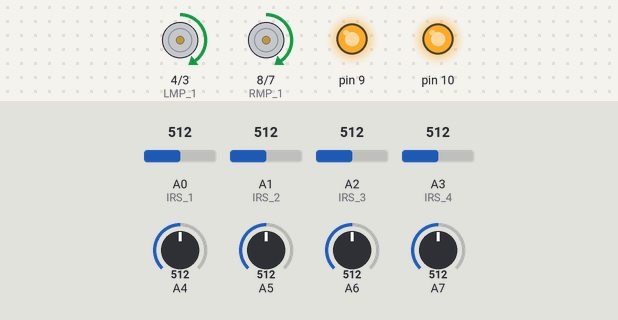
This sketch was run on a simulated Arduino Nano, built with avr-gcc and run on an emulated ATmega328P. Shown: motor-driver pin pairs drawn as motors (green arrow = first pin HIGH = forward, orange = second pin HIGH = backward, longer = more drive, scaled by the enable pin), output pins drawn as LEDs (lit = HIGH). The test bench sets the inputs (shaded band); at power-on: A0 (IRS_1) = 512, A2 (IRS_3) = 512, A1 (IRS_2) = 512, A3 (IRS_4) = 512, A4 = 512, A5 = 512, A6 = 512, A7 = 512.

Above: at 1.2 s.
1.3 s: A0 (IRS_1) set to 213
2.8 s: A0 (IRS_1) set to 191
At 3.3 s:
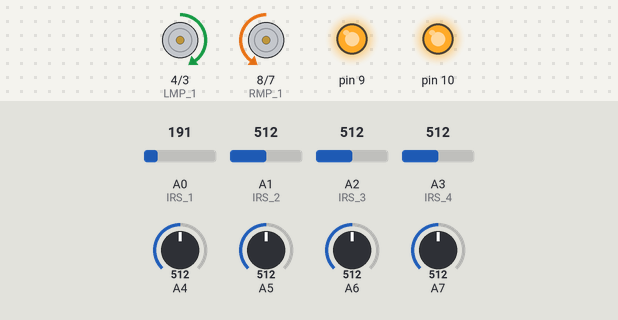
4.3 s: A0 (IRS_1) set to 306
At 5.5 s:
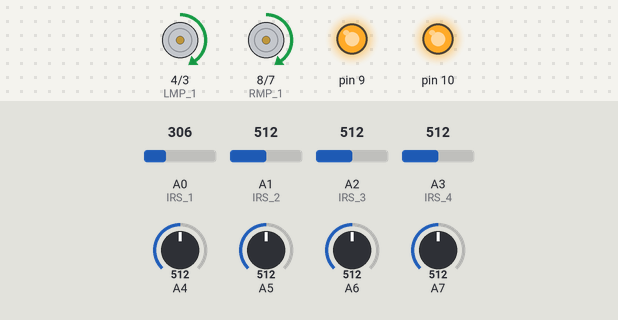
5.8 s: A2 (IRS_3) set to 211
7.3 s: A2 (IRS_3) set to 183
At 7.9 s:
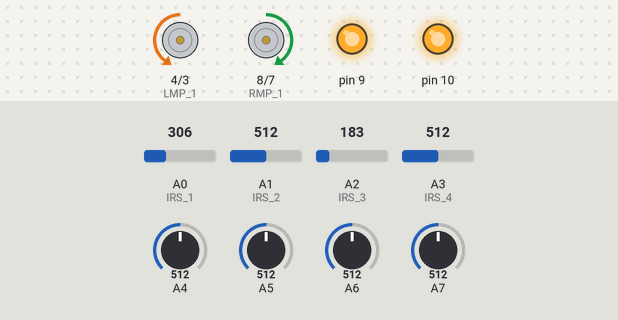
8.8 s: A2 (IRS_3) set to 306
At 10.2 s:
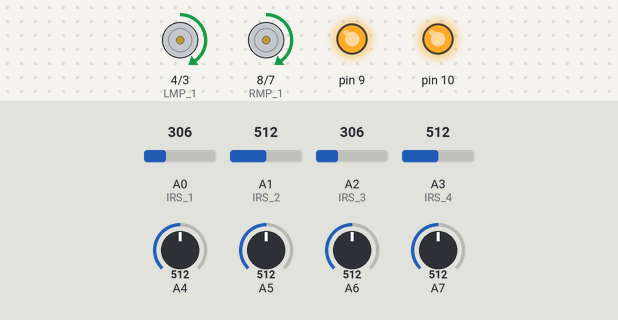
Timing chart, 0 to 11.3 s (numbered marks = the images above; inputs shaded):
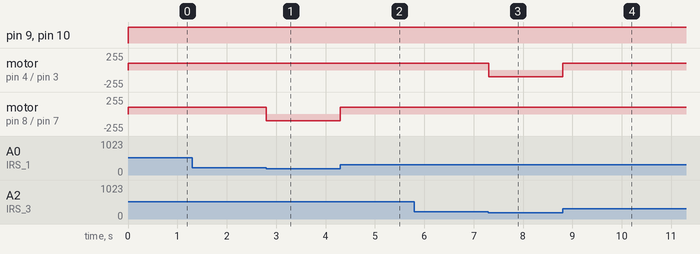

Measured:
- the behaviour switches between 200 and 199 on A0 (IRS_1) (found by bisection; images 0 and 1)
- the behaviour switches between 200 and 199 on A2 (IRS_3) (found by bisection; images 2 and 3)
- after the input at 1.3 s, every drawn part: stays the same
- after the input at 2.8 s, motor on pin 8 (RMP_1) / pin 7 (RMP_2): forward 100/255 → backward 100/255 at once
- after the input at 4.3 s, motor on pin 8 (RMP_1) / pin 7 (RMP_2): backward 100/255 → forward 100/255 at once
- after the input at 5.8 s, every drawn part: stays the same
- after the input at 7.3 s, motor on pin 4 (LMP_1) / pin 3 (LMP_2): forward 100/255 → backward 100/255 at once
- after the input at 8.8 s, motor on pin 4 (LMP_1) / pin 3 (LMP_2): backward 100/255 → forward 100/255 at once

The sketch:

4sensor.ino
```cpp
#define IRS_1 A0
#define IRS_2 A1
#define IRS_3 A2
#define IRS_4 A3
// #define IRS_L A6
// #define IRS_R A7
#define MS 100  // motor speed

//right motor
const int enRM = 6;
const int RMP_1 = 8;
const int RMP_2 = 7;

//left motor
const int enLM = 5;
const int LMP_1 = 4;
const int LMP_2 = 3;


void setup() {
  // put your setup code here, to run once:
  pinMode(3, OUTPUT);
  pinMode(4, OUTPUT);
  pinMode(5, OUTPUT);
  pinMode(6, OUTPUT);
  pinMode(7, OUTPUT);
  pinMode(8, OUTPUT);


  pinMode(9, OUTPUT);
  pinMode(10, OUTPUT);


  MR(0, 0);
}


void loop() {
  //IR SENSOR READINGS
  int IR_1_reading = analogRead(IRS_1);
  int IR_2_reading = analogRead(IRS_2);
  int IR_3_reading = analogRead(IRS_3);
  int IR_4_reading = analogRead(IRS_4);


  int x = 200;

  //BLACK LINE
  if (IR_1_reading < x && IR_2_reading < x && IR_3_reading < x && IR_4_reading < x) {
    MR(MS, MS);
  }
  //BLACK LEFT
  else if (IR_1_reading < x && IR_2_reading >= x && IR_3_reading < x && IR_4_reading < x) {
    MR(-MS, MS);
  }
  //BLACK RIGHT
  else if (IR_1_reading < x && IR_2_reading < x && IR_3_reading >= x && IR_4_reading < x) {
    MR(MS, -MS);
  }


  //WHITE LINE
  else if (IR_1_reading >= x && IR_2_reading >= x && IR_3_reading >= x && IR_4_reading >= x) {
    MR(MS, MS);
  }
  //WHITE LINE LEFT
  else if (IR_1_reading >= x && IR_2_reading < x && IR_3_reading >= x && IR_4_reading >= x) {
    MR(-MS, MS);
  }
  //WHITE LINE RIGHT
  else if (IR_1_reading >= x && IR_2_reading >= x && IR_3_reading < x && IR_4_reading >= x) {
    MR(MS, -MS);
  }


  // BLACK WHITE EDGE FOLLOWER
  else if (IR_1_reading >= x && IR_2_reading >= x && IR_3_reading < x && IR_4_reading < x) {
    MR(MS, MS);
  }
  //BLACK WHITE EDGE FOLLOWER (LEFT)
  else if (IR_1_reading >= x && IR_2_reading < x && IR_3_reading < x && IR_4_reading < x) {
    MR(-MS, MS);
  }
  //BLACK WHITE EDGE FOLLOWER (RIGHT)
  else if (IR_1_reading >= x && IR_2_reading >= x && IR_3_reading >= x && IR_4_reading < x) {
    MR(MS, -MS);
  }


  // WHITE BLACK EDGE FOLLOWER
  else if (IR_1_reading < x && IR_2_reading < x && IR_3_reading >= x && IR_4_reading >= x) {
    MR(MS, MS);
  }
  //WHITE BLACK EDGE FOLLOWER (LEFT)
  else if (IR_1_reading < x && IR_2_reading >= x && IR_3_reading >= x && IR_4_reading >= x) {
    MR(-MS, MS);
  }
  //WHITE BLACK EDGE FOLLOWER (RIGHT)
  else if (IR_1_reading < x && IR_2_reading < x && IR_3_reading < x && IR_4_reading >= x) {
    MR(MS, -MS);
  }


  // TROUBLESHOOTING

  else if (IR_1_reading < x && IR_2_reading >= x && IR_3_reading < x && IR_4_reading >= x) {
    MR(MS, MS);
  } else if (IR_1_reading >= x && IR_2_reading < x && IR_3_reading >= x && IR_4_reading < x) {
    MR(MS, MS);
  } else if (IR_1_reading < x && IR_2_reading >= x && IR_3_reading >= x && IR_4_reading < x) {
    MR(MS, MS);
  } else if (IR_1_reading >= x && IR_2_reading < x && IR_3_reading < x && IR_4_reading >= x) {
    MR(MS, MS);
  }

  else {
    MR(0, 0);
  }

  delay(3);


  int z = analogRead(A4);
  int y = analogRead(A5);
  int m = analogRead(A6);
  int n = analogRead(A7);
  if(z<=720 || y<=720){
    digitalWrite(9, HIGH);
  }
  else{
    digitalWrite(9, LOW);
  }

  if(m<=720 || n<= 720){
      digitalWrite(10, HIGH);
  }
  else{
    digitalWrite(10, LOW);
  }
}


void MR(int RMS, int LMS) {  //right motor speed

  if (RMS < 0) {
    digitalWrite(RMP_1, LOW);
    digitalWrite(RMP_2, HIGH);
    // analogWrite(enRM, 20);
    // analogWrite(enRM, abs(RMS));
  } else if (RMS > 0) {
    digitalWrite(RMP_1, HIGH);
    digitalWrite(RMP_2, LOW);
    // analogWrite(enRM, abs(RMS));
  } else {
    digitalWrite(RMP_1, LOW);
    digitalWrite(RMP_2, LOW);
    // analogWrite(enRM, abs(RMS));
  }


  if (LMS < 0) {
    digitalWrite(LMP_1, LOW);
    digitalWrite(LMP_2, HIGH);
    // analogWrite(enLM, 20);
    // analogWrite(enLM, abs(LMS));
  } else if (LMS > 0) {
    digitalWrite(LMP_1, HIGH);
    digitalWrite(LMP_2, LOW);
    // analogWrite(enLM, abs(LMS));
  } else {
    digitalWrite(LMP_1, LOW);
    digitalWrite(LMP_2, LOW);
    // analogWrite(enLM, abs(LMS));
  }
  // if(RMS<0&&LMS>0||RMS>0&&LMS<0){

  // analogWrite(enRM, MS-30);
  // analogWrite(enLM, MS-30);
  // }
  // else if(LMS == 0 && RMS==0){
  //   analogWrite(enRM, 0);
  //   analogWrite(enLM, 0);
  // }
  // else{
  //   analogWrite(enRM, MS);
  //   analogWrite(enLM, MS);
  // }
  analogWrite(enRM, abs(MS));
  analogWrite(enLM, abs(MS));
}
```
